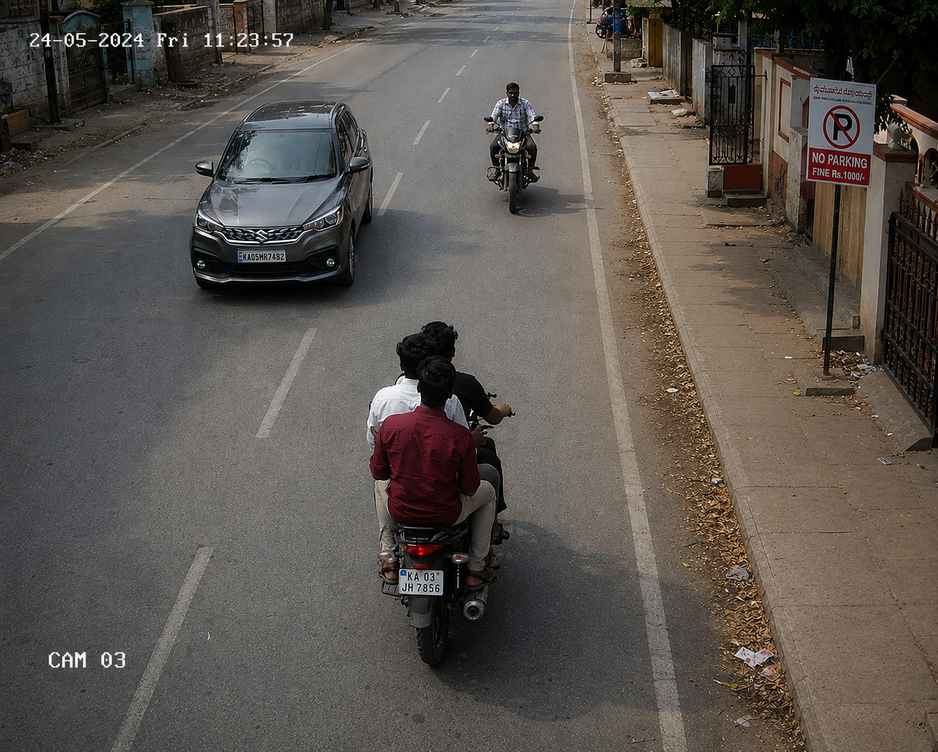
#> input picture data/sample_images/image1.png, 938 x 752 px, shrunk from 1401 x 1123 before the run
$ python -i preprocessor.py   (imports and definitions only)   (older library calls are emulated)
#> lines starting #> are read from the running program, lines starting #| are printed output that depends on the picture
import cv2
import numpy as np


def _is_low_light(img: np.ndarray, threshold: float = 60.0) -> bool:
    gray = cv2.cvtColor(img, cv2.COLOR_BGR2GRAY)
    return float(np.mean(gray)) < threshold


def _is_blurry(img: np.ndarray, threshold: float = 80.0) -> bool:
    gray = cv2.cvtColor(img, cv2.COLOR_BGR2GRAY)
    return cv2.Laplacian(gray, cv2.CV_64F).var() < threshold


def _is_rainy(img: np.ndarray) -> bool:
    """Detect rain by looking for high-frequency vertical streaks.

    Rain appears as thin, bright, near-vertical lines across the image.  We
    check if the vertical Sobel response dominates the horizontal one — a sign
    of rain streaks overlaid on the scene.
    """
    gray = cv2.cvtColor(img, cv2.COLOR_BGR2GRAY)
    sobel_v = np.mean(np.abs(cv2.Sobel(gray, cv2.CV_64F, 0, 1, ksize=3)))
    sobel_h = np.mean(np.abs(cv2.Sobel(gray, cv2.CV_64F, 1, 0, ksize=3)))
    # Vertical energy significantly higher than horizontal → rain streaks
    return sobel_v > sobel_h * 1.4 and sobel_v > 15


def _has_strong_shadows(img: np.ndarray) -> bool:
    """Detect strong shadows: large dark regions with sharp brightness boundaries.

    Shadows manifest as bimodal brightness distribution in the L channel.  We
    check if the standard-deviation is high relative to the mean — indicating
    a wide spread between shadowed and sunlit areas.
    """
    lab = cv2.cvtColor(img, cv2.COLOR_BGR2LAB)
    l_channel = lab[:, :, 0].astype(float)
    mean_l = np.mean(l_channel)
    std_l = np.std(l_channel)
    # High relative std = large contrast between shadow and non-shadow
    return std_l > 45 and mean_l < 160


def _has_motion_blur(img: np.ndarray) -> bool:
    """Detect motion blur via Fourier spectrum analysis.

    Motion blur concentrates energy along the blur direction in the frequency
    domain, creating a "streak" through the centre.  A simple proxy: compare
    the Laplacian variance (sharpness) to an expected floor; very low values
    with moderate brightness suggest motion blur rather than just low light.
    """
    gray = cv2.cvtColor(img, cv2.COLOR_BGR2GRAY)
    lap_var = cv2.Laplacian(gray, cv2.CV_64F).var()
    mean_brightness = float(np.mean(gray))
    # Low sharpness + reasonable brightness → motion blur (not just dark scene)
    return lap_var < 40 and mean_brightness > 50


# [6 lines left out: function _apply_clahe, not called in this run]


def _unsharp_mask(img: np.ndarray) -> np.ndarray:
    blurred = cv2.GaussianBlur(img, (0, 0), 3)
    return cv2.addWeighted(img, 1.5, blurred, -0.5, 0)


def _auto_white_balance(img: np.ndarray) -> np.ndarray:
    result = cv2.cvtColor(img, cv2.COLOR_BGR2LAB)
    avg_a = np.mean(result[:, :, 1])
    avg_b = np.mean(result[:, :, 2])
    result[:, :, 1] = np.clip(result[:, :, 1] - ((avg_a - 128) * (result[:, :, 0] / 255.0) * 1.1), 0, 255).astype(np.uint8)
    result[:, :, 2] = np.clip(result[:, :, 2] - ((avg_b - 128) * (result[:, :, 0] / 255.0) * 1.1), 0, 255).astype(np.uint8)
    return cv2.cvtColor(result, cv2.COLOR_LAB2BGR)


# [45 lines left out: functions _remove_rain, _remove_shadows, _correct_motion_blur, not called in this run]


def preprocess(img: np.ndarray) -> np.ndarray:
    img = _auto_white_balance(img)
    if _is_low_light(img):
        img = _apply_clahe(img)
    if _is_rainy(img):
        img = _remove_rain(img)
    if _has_strong_shadows(img):
        img = _remove_shadows(img)
    if _has_motion_blur(img):
        img = _correct_motion_blur(img)
    elif _is_blurry(img):
        img = _unsharp_mask(img)
    return img

>>> import cv2
>>> picture = cv2.imread('../../../../data/sample_images/image1.png')
#> picture is the input picture: shape (752, 938, 3); mean B, G, R 79.2, 84.8, 91.1
>>> result = preprocess(picture)
#> in _auto_white_balance, `result = cv2.cvtColor(img, cv2.COLOR_BGR2LAB)`: result: shape (752, 938, 3); mean of channels 0, 1, 2 91.9, 129.7, 132.2
#> in _auto_white_balance, `avg_a = np.mean(result[:, :, 1])`: avg_a = 129.7
#> in _auto_white_balance, `avg_b = np.mean(result[:, :, 2])`: avg_b = 132.2
#> in _auto_white_balance, `result[:, :, 1] = np.clip(result[:, :, 1] - ((avg_a - 128) * (result[:..`: result: shape (752, 938, 3); mean of channels 0, 1, 2 91.9, 128.6, 132.2
#> in _auto_white_balance, `result[:, :, 2] = np.clip(result[:, :, 2] - ((avg_b - 128) * (result[:..`: result: shape (752, 938, 3); mean of channels 0, 1, 2 91.9, 128.6, 130
#> in _is_low_light, `gray = cv2.cvtColor(img, cv2.COLOR_BGR2GRAY)`:
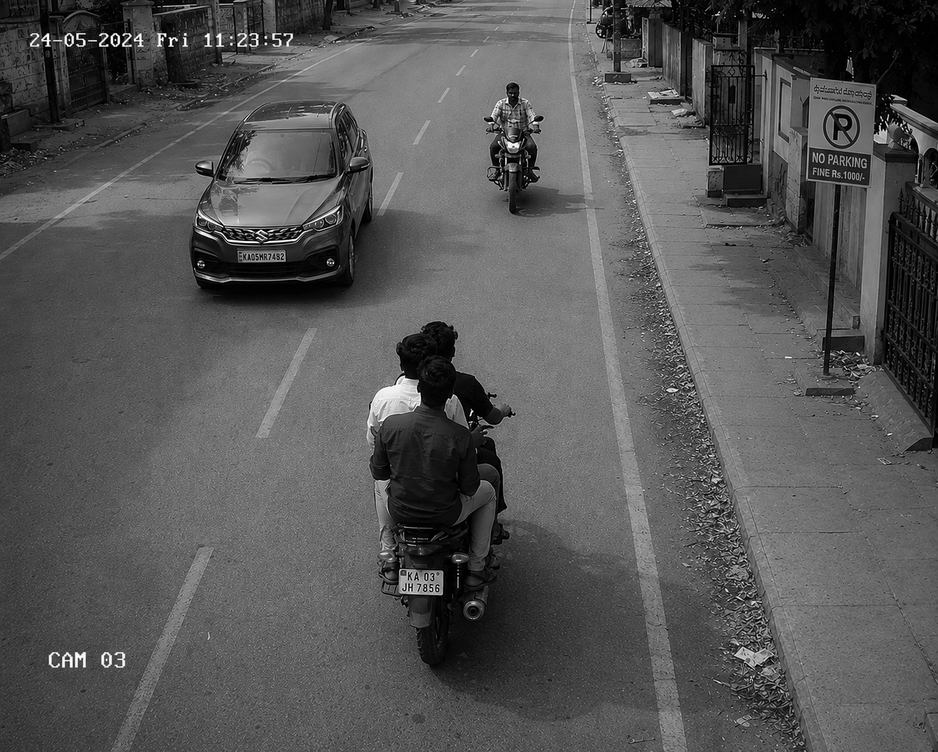
#> gray: shape (752, 938); min 0, max 253, mean 85.9
#> in _is_rainy, `sobel_v = np.mean(np.abs(cv2.Sobel(gray, cv2.CV_64F, 0, 1, ksize=3)))`: sobel_v = 39.08
#> in _is_rainy, `sobel_h = np.mean(np.abs(cv2.Sobel(gray, cv2.CV_64F, 1, 0, ksize=3)))`: sobel_h = 37.65
#> in _has_strong_shadows, `lab = cv2.cvtColor(img, cv2.COLOR_BGR2LAB)`: lab: shape (752, 938, 3); mean of channels 0, 1, 2 92, 128.6, 130
#> in _has_strong_shadows, `mean_l = np.mean(l_channel)`: mean_l = 91.98
#> in _has_strong_shadows, `std_l = np.std(l_channel)`: std_l = 42.16
#> in _has_motion_blur, `lap_var = cv2.Laplacian(gray, cv2.CV_64F).var()`: lap_var = 2326.9
#> in _has_motion_blur, `mean_brightness = float(np.mean(gray))`: mean_brightness = 85.93
